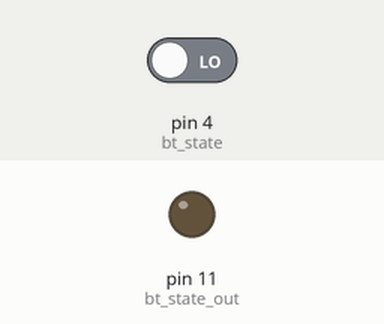
Bench run of a sketch on a simulated Arduino Uno, built with avr-gcc and run on an emulated ATmega328P. On the bench: output pins drawn as LEDs (lit = HIGH). The test bench sets the inputs (shaded band); at power-on: pin 4 (bt_state) LOW.

Above: at 1.2 s.
1.3 s: pin 4 (bt_state) driven HIGH
At 2.0 s:
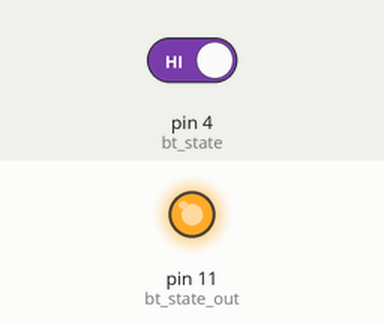
2.8 s: pin 4 (bt_state) driven LOW
At 3.2 s:
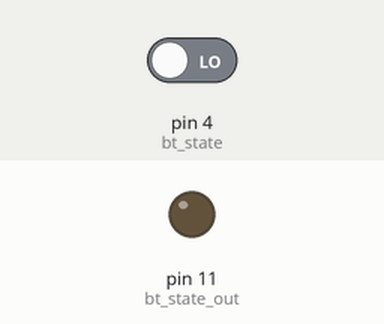
Timing chart, 0 to 5.8 s (numbered marks = the images above; inputs shaded):
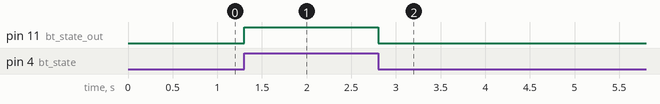

The sketch:

Mq135.ino
```cpp
#include <SoftwareSerial.h>
#define rxPin 2
#define txPin 3
char input;
const int sensor_id = 12;
const int bt_state = 4;
const int bt_state_out=11;
const int analogSensorPin = A0;
const int analogBatPin = A1;
const int charge_pin = 5;
const int warming_time = 20000;
int charge_percentage;
bool warming=true;
unsigned long warming_start;
String message;

SoftwareSerial mySerial =  SoftwareSerial(rxPin, txPin);

void setup() {
  pinMode(bt_state,INPUT);
  pinMode(bt_state_out,OUTPUT);

  Serial.begin(9600);
  pinMode(rxPin, INPUT);
  pinMode(charge_pin, INPUT);
  pinMode(txPin, OUTPUT);
  mySerial.begin(9600);

}

void loop() {
  if(digitalRead(bt_state)){
    digitalWrite(bt_state_out,HIGH);
    if(warming==true){warming_start=millis();warming=false;}
    if (mySerial.available() > 0) {
      mySerial.read();

       if(millis()-warming_start>warming_time){message=analogRead(analogSensorPin);}
       else{message="w";}

       charge_percentage = constrain((107.526*(5.0*float(analogRead(analogBatPin))/1024.0)-351),0,100);
       message=message+"/"+String(charge_percentage)+"/"+String(digitalRead(charge_pin))+"E";
       mySerial.println(message);

       }
    }

  else{digitalWrite(bt_state_out,LOW);  warming=true;}


}
```

Measured:
- after the input at 1.3 s, pin 11 (bt_state_out): LOW → HIGH at once
- after the input at 2.8 s, pin 11 (bt_state_out): HIGH → LOW at once
